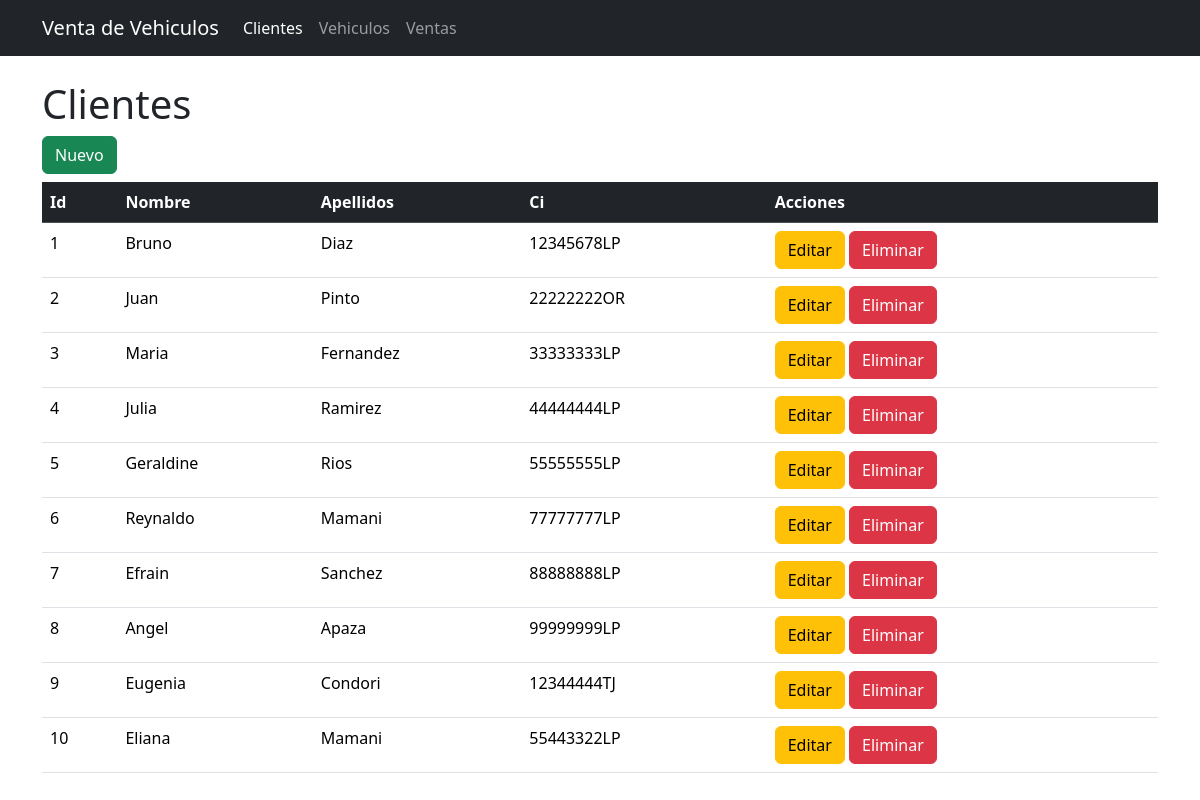
Before: /clientes with the older database file.
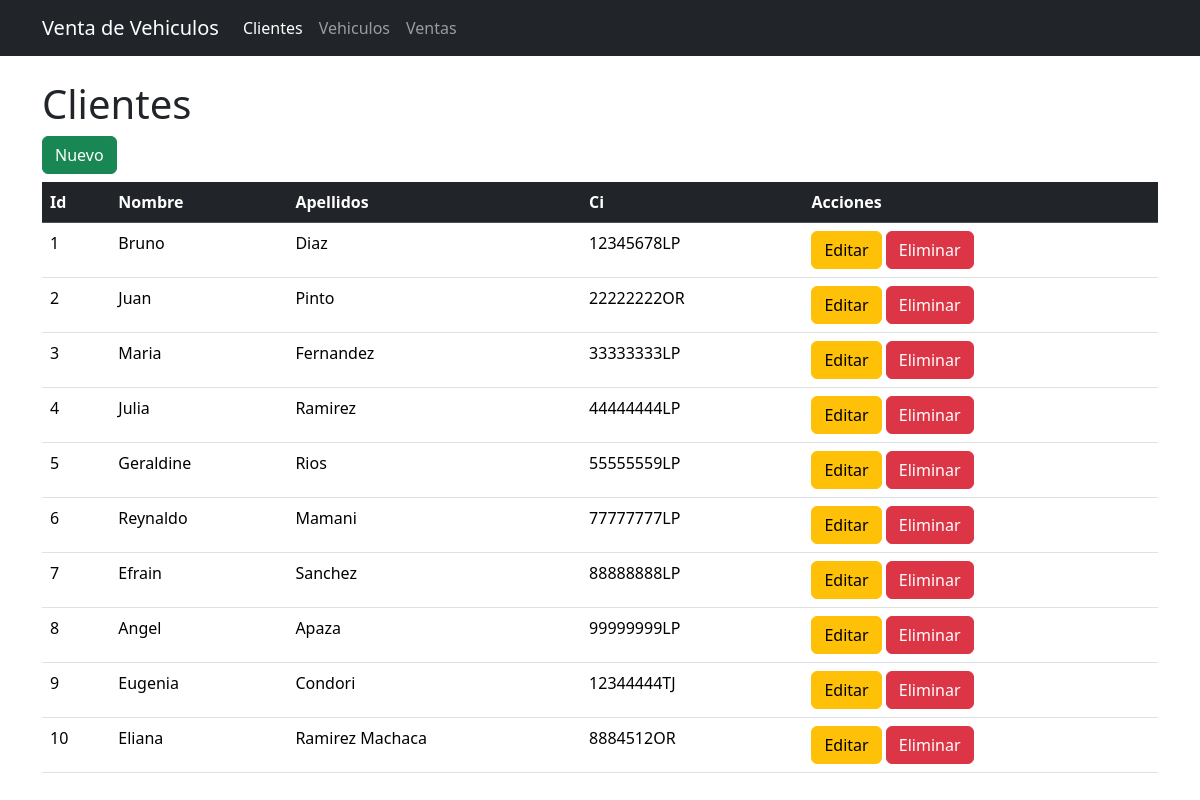
After: the same page with the newer database file.
### tables this page shows
CREATE TABLE clientes(
        cliente_id INTEGER PRIMARY KEY,
        nombres TEXT NOT NULL,
        apellidos TEX NOT NULL,
        ci TEXT NOT NULL
        
    );

### app.py (the view)
@app.route("/clientes")
def clientes():
    conn = get_db_connection()  # Abrimos la conexion, y guardamos en la variable "conn".
    clientes = conn.execute('select * from clientes').fetchall() # Usamos la conexion para consultar los datos.
    conn.close()    # Cerramos la conexion.
    return render_template('clientes.html', clientes= clientes) # Enviamos los datos a la vista.

### app.py (called while the page is built)
def get_db_connection():
    conn = sqlite3.connect("venta_vehiculos.db")    # Transformamos los datos a diccionarios.
    conn.row_factory = sqlite3.Row
    return conn

### templates/clientes.html
{% extends "base.html" %}
{% block content %}
<h1>Clientes</h1>
<a href="{{url_for('nuevo_cliente')}}" class="btn btn-success mb-2">Nuevo</a>
<table class="table table-stiped table-hover">
    <thead class="table-dark">
        <tr>
            <th>Id</th>
            <th>Nombre</th>
            <th>Apellidos</th>
            <th>Ci</th>
            <th>Acciones</th>
        </tr>
    </thead>
    <tbody>
        {% for item in clientes  %}
        <tr>
            <td>{{ item.cliente_id }}</td>
            <td>{{ item.nombres }}</td>
            <td>{{ item.apellidos }}</td>
            <td>{{ item.ci }}</td>
            <td>
                <a href="{{url_for('editar_cliente', id=item.cliente_id)}}" class="btn btn-warning">Editar</a>
                <a href="{{url_for('eliminar_cliente', id=item.cliente_id)}}" class="btn btn-danger" onclick="return(confirm('Esta seguro eliminar ??'))">Eliminar</a>
            </td>
        </tr>
        {% endfor  %}
    </tbody>
</table>
{% endblock %}

Changed rows visible on the page:
changed clientes "Geraldine": ci "55555555LP" → "55555559LP"
changed clientes "Eliana": apellidos "Mamani" → "Ramirez Machaca"; ci "55443322LP" → "8884512OR"
